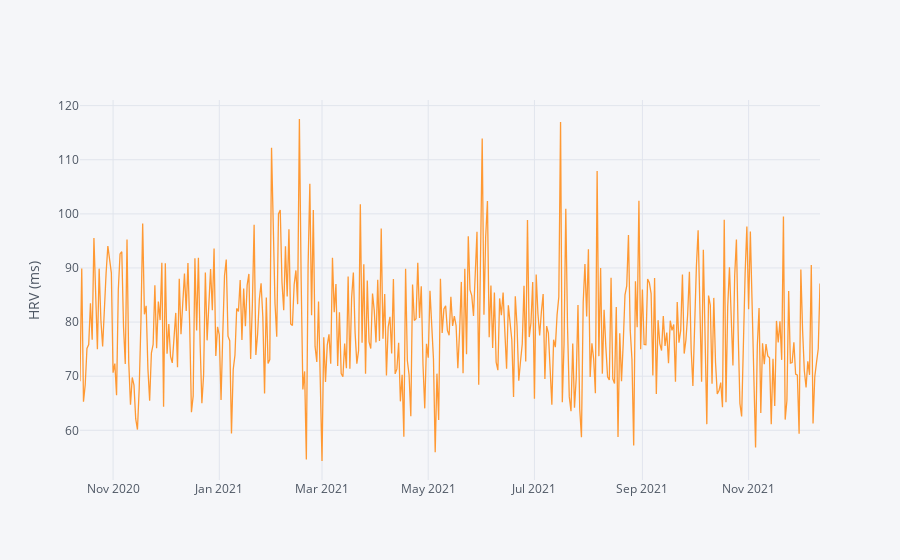

The notebook cell saved with this chart:
### Code cell
# There are some days where data are missing. Fill in these datapoints with the average
hrv_mean = hrv['Value'].mean(axis=0)
print('HRV mean: {:.1f} ms'.format(hrv_mean))

hrv['Value'] = hrv['Value'].apply(lambda x: hrv_mean if pd.isna(x) else x)
hrv.iplot(yTitle='HRV (ms)')

### Figure 1 — Plotly figure (JSON) as saved in the notebook; plotly's stock layout.template omitted (floating-point values rounded to 4 significant figures; data arrays with more than 128 entries replaced by an {"elided": "..."} marker saying what was removed)
{"data": [{"line": {"color": "rgba(255, 153, 51, 1.0)", "dash": "solid", "shape": "linear", "width": 1.3}, "mode": "lines", "name": "Value", "text": "", "type": "scatter", "x": {"elided": "426 str values"}, "y": {"elided": "426 float values"}}], "layout": {"legend": {"bgcolor": "#F5F6F9", "font": {"color": "#4D5663"}}, "paper_bgcolor": "#F5F6F9", "plot_bgcolor": "#F5F6F9", "title": {"font": {"color": "#4D5663"}}, "xaxis": {"gridcolor": "#E1E5ED", "showgrid": true, "tickfont": {"color": "#4D5663"}, "title": {"font": {"color": "#4D5663"}, "text": ""}, "zerolinecolor": "#E1E5ED"}, "yaxis": {"gridcolor": "#E1E5ED", "showgrid": true, "tickfont": {"color": "#4D5663"}, "title": {"font": {"color": "#4D5663"}, "text": "HRV (ms)"}, "zerolinecolor": "#E1E5ED"}}}
